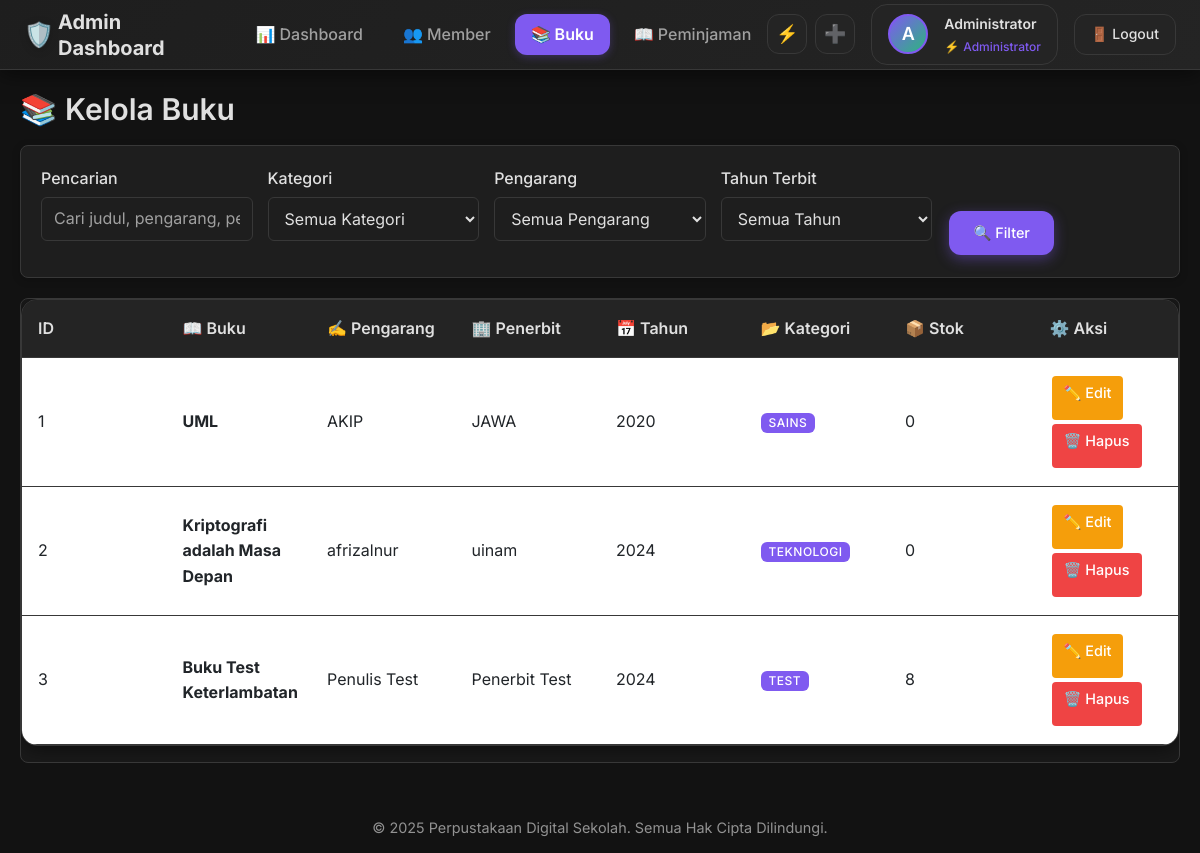
Page /admin/books (signed in) on the committed database.
### app.py (models this page shows, shortened)
class User(UserMixin, db.Model):
    id = db.Column(db.Integer, primary_key=True)
    username = db.Column(db.String(80), unique=True, nullable=False)
    email = db.Column(db.String(120), unique=True, nullable=False)
    password_hash = db.Column(db.String(120), nullable=False)
    role = db.Column(db.String(20), nullable=False, default='member')  # 'admin' or 'member'
    nama_lengkap = db.Column(db.String(100), nullable=False)
    kelas = db.Column(db.String(20))  # untuk member
    profile_photo = db.Column(db.String(200))  # path to profile photo
    created_at = db.Column(db.DateTime, default=datetime.utcnow)

class Buku(db.Model):
    id = db.Column(db.Integer, primary_key=True)
    judul = db.Column(db.String(200), nullable=False)
    pengarang = db.Column(db.String(100), nullable=False)
    penerbit = db.Column(db.String(100))
    tahun_terbit = db.Column(db.Integer)
    isbn = db.Column(db.String(20), unique=True)
    kategori = db.Column(db.String(50))
    stok = db.Column(db.Integer, default=1)
    deskripsi = db.Column(db.Text)
    gambar = db.Column(db.String(200))  # path to book cover image
    created_at = db.Column(db.DateTime, default=datetime.utcnow)

### app.py (the view, shortened to what this page needs)
@app.route('/admin/books')
@login_required
def admin_books():
    if current_user.role != 'admin':
        flash('Akses ditolak!')
        return redirect(url_for('index'))
    search = request.args.get('search', '')
    kategori = request.args.get('kategori', '')
    pengarang = request.args.get('pengarang', '')
    tahun = request.args.get('tahun', '')
    query = Buku.query
    if kategori:
        query = query.filter_by(kategori=kategori)
    if pengarang:
        query = query.filter_by(pengarang=pengarang)
    if tahun:
        query = query.filter_by(tahun_terbit=int(tahun))
    books = query.all()
    categories = db.session.query(Buku.kategori).distinct().all()
    categories = [cat[0] for cat in categories if cat[0]]
    pengarang_list = db.session.query(Buku.pengarang).distinct().order_by(Buku.pengarang).all()
    pengarang_list = [p[0] for p in pengarang_list if p[0]]
    tahun_list = db.session.query(Buku.tahun_terbit).distinct().order_by(Buku.tahun_terbit.desc()).all()
    tahun_list = [t[0] for t in tahun_list if t[0]]
    return render_template('admin/books.html',
                         books=books,
                         categories=categories,
                         pengarang_list=pengarang_list,
                         tahun_list=tahun_list,
                         search=search,
                         selected_kategori=kategori,
                         selected_pengarang=pengarang,
                         selected_tahun=tahun)

### app.py (called while the page is built)
@login_manager.user_loader
def load_user(user_id):
    return User.query.get(int(user_id))

@app.context_processor
def inject_kelas_options():
    return dict(KELAS_OPTIONS=KELAS_OPTIONS)

### templates/admin/books.html (shortened to what this page needs)
{% extends "admin/base.html" %}
{% block content %}    <div class="content-header">
        <h1>📚 Kelola Buku</h1>
    </div>
    <div class="filter-panel" style="background: var(--bg-secondary-dark); border: 1px solid var(--border-color-dark); padding: 20px; border-radius: 8px; margin-bottom: 20px; box-shadow: 0 2px 8px rgba(0,0,0,0.2); overflow: hidden;">
        <form method="GET" action="{{ url_for('admin_books') }}">
            <div style="display: grid; grid-template-columns: repeat(auto-fit, minmax(200px, 1fr)); gap: 15px; align-items: end;">
                <div>
                    <label for="search-input" style="display: block; margin-bottom: 5px; font-weight: 500; color: var(--text-high-contrast);">Pencarian</label>
                    <input type="text" id="search-input" name="search" placeholder="Cari judul, pengarang, penerbit, atau ISBN..."
                           value="{{ search or '' }}" style="width: 100%; padding: 8px 12px; border: 1px solid var(--border-color-dark); border-radius: 4px; background: var(--bg-tertiary-dark); color: var(--text-high-contrast);">
                </div>
                <div>
                    <label for="kategori-filter" style="display: block; margin-bottom: 5px; font-weight: 500; color: var(--text-high-contrast);">Kategori</label>
                    <select name="kategori" id="kategori-filter" style="width: 100%; padding: 8px 12px; border: 1px solid var(--border-color-dark); border-radius: 4px; background: var(--bg-tertiary-dark); color: var(--text-high-contrast);">
                        <option value="">Semua Kategori</option>
                    </select>
                </div>
                <div>
                    <label for="pengarang-filter" style="display: block; margin-bottom: 5px; font-weight: 500; color: var(--text-high-contrast);">Pengarang</label>
                    <select name="pengarang" id="pengarang-filter" style="width: 100%; padding: 8px 12px; border: 1px solid var(--border-color-dark); border-radius: 4px; background: var(--bg-tertiary-dark); color: var(--text-high-contrast);">
                        <option value="">Semua Pengarang</option>
                    </select>
                </div>
                <div>
                    <label for="tahun-filter" style="display: block; margin-bottom: 5px; font-weight: 500; color: var(--text-high-contrast);">Tahun Terbit</label>
                    <select name="tahun" id="tahun-filter" style="width: 100%; padding: 8px 12px; border: 1px solid var(--border-color-dark); border-radius: 4px; background: var(--bg-tertiary-dark); color: var(--text-high-contrast);">
                        <option value="">Semua Tahun</option>
                    </select>                </div>
                <div>
                    <button type="submit" class="btn btn-primary" style="height: 40px;">🔍 Filter</button>
                </div>
            </div>
        </form>    </div>    <div class="table-container admin-book-table">
        <table class="table">            <thead>
                <tr>
                    <th>ID</th>
                    <th>📖 Buku</th>
                    <th>✍️ Pengarang</th>
                    <th>🏢 Penerbit</th>
                    <th>📅 Tahun</th>
                    <th>📂 Kategori</th>
                    <th>📦 Stok</th>
                    <th>⚙️ Aksi</th>
                </tr>
            </thead>
            <tbody>
                {% for book in books %}                <tr class="book-row">
                    <td data-label="ID">{{ book.id }}</td>                    <td data-label="Buku">
                        <div class="book-info">
                            <strong>{{ book.judul }}</strong>
                        </div>
                    </td>
                    <td data-label="Pengarang">{{ book.pengarang }}</td>
                    <td data-label="Penerbit">{{ book.penerbit }}</td>
                    <td data-label="Tahun">{{ book.tahun_terbit }}</td>                    <td data-label="Kategori">
                        <span class="badge">{{ book.kategori }}</span>
                    </td>
                    <td data-label="Stok">
                        <span class="stock-badge {% if book.stok > 0 %}stock-available{% else %}stock-empty{% endif %}">
                            {{ book.stok }}
                        </span>
                    </td>
                    <td data-label="Aksi">
                        <div class="action-buttons">
                            <a href="{{ url_for('admin_edit_book', id=book.id) }}" class="btn btn-sm btn-warning">
                                ✏️ Edit
                            </a>
                            <a href="{{ url_for('admin_delete_book', id=book.id) }}"
                               class="btn btn-sm btn-danger"
                               onclick="return confirm('Yakin ingin menghapus buku {{ book.judul }}?')">
                                🗑️ Hapus
                            </a>
                        </div>
                    </td>
                </tr>
                {% endfor %}
            </tbody>
        </table>
    </div>
{% endblock %}

### templates/admin/includes/header.html (shortened to what this page needs)
<header class="admin-main-header">
    <div class="admin-header-left">
        <h1 class="admin-header-title">
            <span class="title-icon">🛡️</span>
            <span class="title-text">Admin Dashboard</span>
        </h1>
        <ul class="admin-header-nav">
            <li>
                <a href="{{ url_for('admin_dashboard') }}" class="{% if request.endpoint == 'admin_dashboard' %}active{% endif %}">
                    <span>📊</span>
                    <span>Dashboard</span>
                </a>
            </li>
            <li>
                <a href="{{ url_for('admin_members') }}" class="{% if request.endpoint in ['admin_members', 'admin_add_member', 'admin_edit_member'] %}active{% endif %}">
                    <span>👥</span>
                    <span>Member</span>
                </a>
            </li>
            <li>
                <a href="{{ url_for('admin_books') }}" class="{% if request.endpoint in ['admin_books', 'admin_add_book', 'admin_edit_book'] %}active{% endif %}">
                    <span>📚</span>
                    <span>Buku</span>
                </a>
            </li>
            <li>
                <a href="{{ url_for('admin_loans') }}" class="{% if request.endpoint in ['admin_loans', 'admin_process_loan'] %}active{% endif %}">
                    <span>📖</span>
                    <span>Peminjaman</span>
                </a>
            </li>
        </ul>
    </div>
    <div class="admin-header-right">
        <div class="admin-quick-actions">
            <a href="{{ url_for('admin_process_loan') }}" class="quick-action-btn" title="Proses Peminjaman">
                <span>⚡</span>
            </a>
            <a href="{{ url_for('admin_add_book') }}" class="quick-action-btn" title="Tambah Buku">
                <span>➕</span>
            </a>
        </div>
        <div class="admin-user-info">
            <div class="admin-profile-photo">
                {% if current_user.profile_photo %}
                    <img src="{{ url_for('static', filename=current_user.profile_photo) }}" alt="Admin Photo">
                {% else %}
                    {{ current_user.nama_lengkap[0].upper() }}
                {% endif %}
            </div>
            <div class="admin-info-text">
                <span class="admin-greeting">{{ current_user.nama_lengkap.split()[0] }}</span>
                <span class="admin-role">
                    <span>⚡</span>
                    <span>Administrator</span>
                </span>
            </div>
        </div>
        <a href="{{ url_for('logout') }}" class="admin-logout-btn">
            <span>🚪</span>
            <span class="logout-text">Logout</span>
        </a>
    </div>
</header>

### static/table-scroll-fix.css (style rules this page uses)
* { box-sizing: border-box; }
body, html { overflow-x: hidden; scroll-behavior: smooth; -webkit-overflow-scrolling: touch; touch-action: manipulation; -webkit-text-size-adjust: 100%; text-size-adjust: 100%; }
.table-container, .loans-table-container-member, .table-wrapper-member, .admin-book-table { overflow-x: scroll !important; -webkit-overflow-scrolling: touch !important; scroll-behavior: smooth !important; width: 100% !important; display: block !important; max-width: 100% !important; position: relative !important; scrollbar-width: thin !important; scrollbar-color: #667eea #f1f5f9 !important; -ms-overflow-style: -ms-autohiding-scrollbar !important; touch-action: pan-x !important; border-radius: 8px; margin-bottom: 20px; background-color: #fff; }
.table-container table, .loans-table-container-member table, .table-wrapper-member table, .admin-book-table table { min-width: 700px !important; width: 100% !important; table-layout: fixed !important; }

### templates/admin/base.html (style rules this page uses)
input, select, textarea { background: var(--card-bg, #2a2a2a) !important; color: var(--text-color, #e0e0e0) !important; border: 1px solid var(--border-color-dark, #555) !important; padding: 8px 12px; border-radius: 6px; }
.table-container { background: var(--card-bg, #2a2a2a); border: 1px solid var(--border-color-dark, #555); border-radius: 8px; overflow: hidden; margin-top: 20px; }
table { width: 100%; border-collapse: collapse; background: var(--card-bg, #2a2a2a); }
table th { background: var(--bg-secondary-dark, #1e1e1e); color: var(--text-color, #e0e0e0); padding: 12px; border-bottom: 1px solid var(--border-color-dark, #555); text-align: left; font-weight: 600; }
table td { background: var(--card-bg, #2a2a2a); color: var(--text-color, #e0e0e0); padding: 12px; border-bottom: 1px solid var(--border-color-dark, #555); }
.btn, .btn-primary, .btn-success, .btn-warning, .btn-danger { padding: 6px 12px; border-radius: 4px; text-decoration: none; font-size: 0.9em; border: none; cursor: pointer; display: inline-block; margin: 2px; }
.btn-primary { background: var(--accent-color, #7F5AF0) !important; color: white !important; }
.btn-warning { background: #f59e0b !important; color: white !important; }
.btn-danger { background: #ef4444 !important; color: white !important; }

### rows in the picture
User: nama_lengkap "A", nama_lengkap "Administrator"
Buku: id "1", judul "UML", pengarang "AKIP", penerbit "JAWA", tahun_terbit "2020", kategori "SAINS", stok "0"
Buku: id "2", judul "Kriptografi adalah Masa Depan", pengarang "afrizalnur", penerbit "uinam", tahun_terbit "2024", kategori "TEKNOLOGI", stok "0"
Buku: id "3", judul "Buku Test Keterlambatan", pengarang "Penulis Test", penerbit "Penerbit Test", tahun_terbit "2024", kategori "TEST", stok "8"
